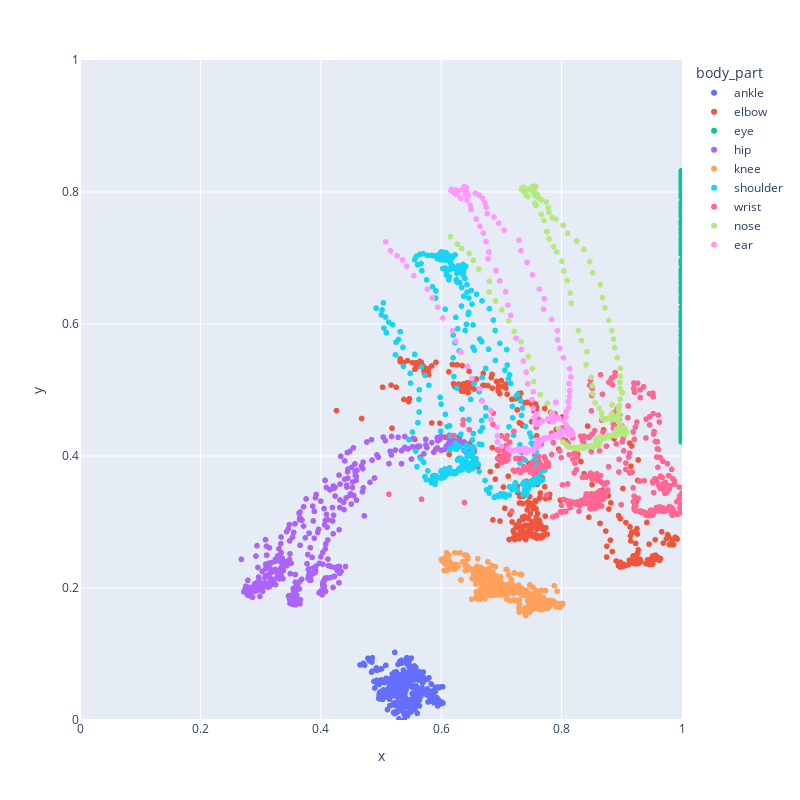

Notebook code cell kept with this figure:
### Code cell
fig = px.scatter(df_p_wide, x="x", y="y",color="body_part", hover_data="date", range_x=[0, 1], range_y=[0, 1], width=800, height=800)
fig.show()

### Figure 1 — Plotly figure (JSON) as saved in the notebook; plotly's stock layout.template omitted (floating-point values rounded to 4 significant figures; data arrays with more than 128 entries replaced by an {"elided": "..."} marker saying what was removed)
{"data": [{"customdata": {"elided": "454x1 str values"}, "hovertemplate": "body_part=ankle<br>x=%{x}<br>y=%{y}<br>date=%{customdata[0]}<extra></extra>", "legendgroup": "ankle", "marker": {"color": "#636efa", "symbol": "circle"}, "mode": "markers", "name": "ankle", "showlegend": true, "type": "scattergl", "x": {"elided": "454 float values"}, "xaxis": "x", "y": {"elided": "454 float values"}, "yaxis": "y"}, {"customdata": {"elided": "454x1 str values"}, "hovertemplate": "body_part=elbow<br>x=%{x}<br>y=%{y}<br>date=%{customdata[0]}<extra></extra>", "legendgroup": "elbow", "marker": {"color": "#EF553B", "symbol": "circle"}, "mode": "markers", "name": "elbow", "showlegend": true, "type": "scattergl", "x": {"elided": "454 float values"}, "xaxis": "x", "y": {"elided": "454 float values"}, "yaxis": "y"}, {"customdata": {"elided": "454x1 str values"}, "hovertemplate": "body_part=eye<br>x=%{x}<br>y=%{y}<br>date=%{customdata[0]}<extra></extra>", "legendgroup": "eye", "marker": {"color": "#00cc96", "symbol": "circle"}, "mode": "markers", "name": "eye", "showlegend": true, "type": "scattergl", "x": {"elided": "454 float values"}, "xaxis": "x", "y": {"elided": "454 float values"}, "yaxis": "y"}, {"customdata": {"elided": "454x1 str values"}, "hovertemplate": "body_part=hip<br>x=%{x}<br>y=%{y}<br>date=%{customdata[0]}<extra></extra>", "legendgroup": "hip", "marker": {"color": "#ab63fa", "symbol": "circle"}, "mode": "markers", "name": "hip", "showlegend": true, "type": "scattergl", "x": {"elided": "454 float values"}, "xaxis": "x", "y": {"elided": "454 float values"}, "yaxis": "y"}, {"customdata": {"elided": "454x1 str values"}, "hovertemplate": "body_part=knee<br>x=%{x}<br>y=%{y}<br>date=%{customdata[0]}<extra></extra>", "legendgroup": "knee", "marker": {"color": "#FFA15A", "symbol": "circle"}, "mode": "markers", "name": "knee", "showlegend": true, "type": "scattergl", "x": {"elided": "454 float values"}, "xaxis": "x", "y": {"elided": "454 float values"}, "yaxis": "y"}, {"customdata": {"elided": "454x1 str values"}, "hovertemplate": "body_part=shoulder<br>x=%{x}<br>y=%{y}<br>date=%{customdata[0]}<extra></extra>", "legendgroup": "shoulder", "marker": {"color": "#19d3f3", "symbol": "circle"}, "mode": "markers", "name": "shoulder", "showlegend": true, "type": "scattergl", "x": {"elided": "454 float values"}, "xaxis": "x", "y": {"elided": "454 float values"}, "yaxis": "y"}, {"customdata": {"elided": "454x1 str values"}, "hovertemplate": "body_part=wrist<br>x=%{x}<br>y=%{y}<br>date=%{customdata[0]}<extra></extra>", "legendgroup": "wrist", "marker": {"color": "#FF6692", "symbol": "circle"}, "mode": "markers", "name": "wrist", "showlegend": true, "type": "scattergl", "x": {"elided": "454 float values"}, "xaxis": "x", "y": {"elided": "454 float values"}, "yaxis": "y"}, {"customdata": {"elided": "227x1 str values"}, "hovertemplate": "body_part=nose<br>x=%{x}<br>y=%{y}<br>date=%{customdata[0]}<extra></extra>", "legendgroup": "nose", "marker": {"color": "#B6E880", "symbol": "circle"}, "mode": "markers", "name": "nose", "showlegend": true, "type": "scattergl", "x": {"elided": "227 float values"}, "xaxis": "x", "y": {"elided": "227 float values"}, "yaxis": "y"}, {"customdata": {"elided": "227x1 str values"}, "hovertemplate": "body_part=ear<br>x=%{x}<br>y=%{y}<br>date=%{customdata[0]}<extra></extra>", "legendgroup": "ear", "marker": {"color": "#FF97FF", "symbol": "circle"}, "mode": "markers", "name": "ear", "showlegend": true, "type": "scattergl", "x": {"elided": "227 float values"}, "xaxis": "x", "y": {"elided": "227 float values"}, "yaxis": "y"}], "layout": {"height": 800, "legend": {"title": {"text": "body_part"}, "tracegroupgap": 0}, "margin": {"t": 60}, "width": 800, "xaxis": {"anchor": "y", "domain": [0, 1], "range": [0, 1], "title": {"text": "x"}}, "yaxis": {"anchor": "x", "domain": [0, 1], "range": [0, 1], "title": {"text": "y"}}}}
